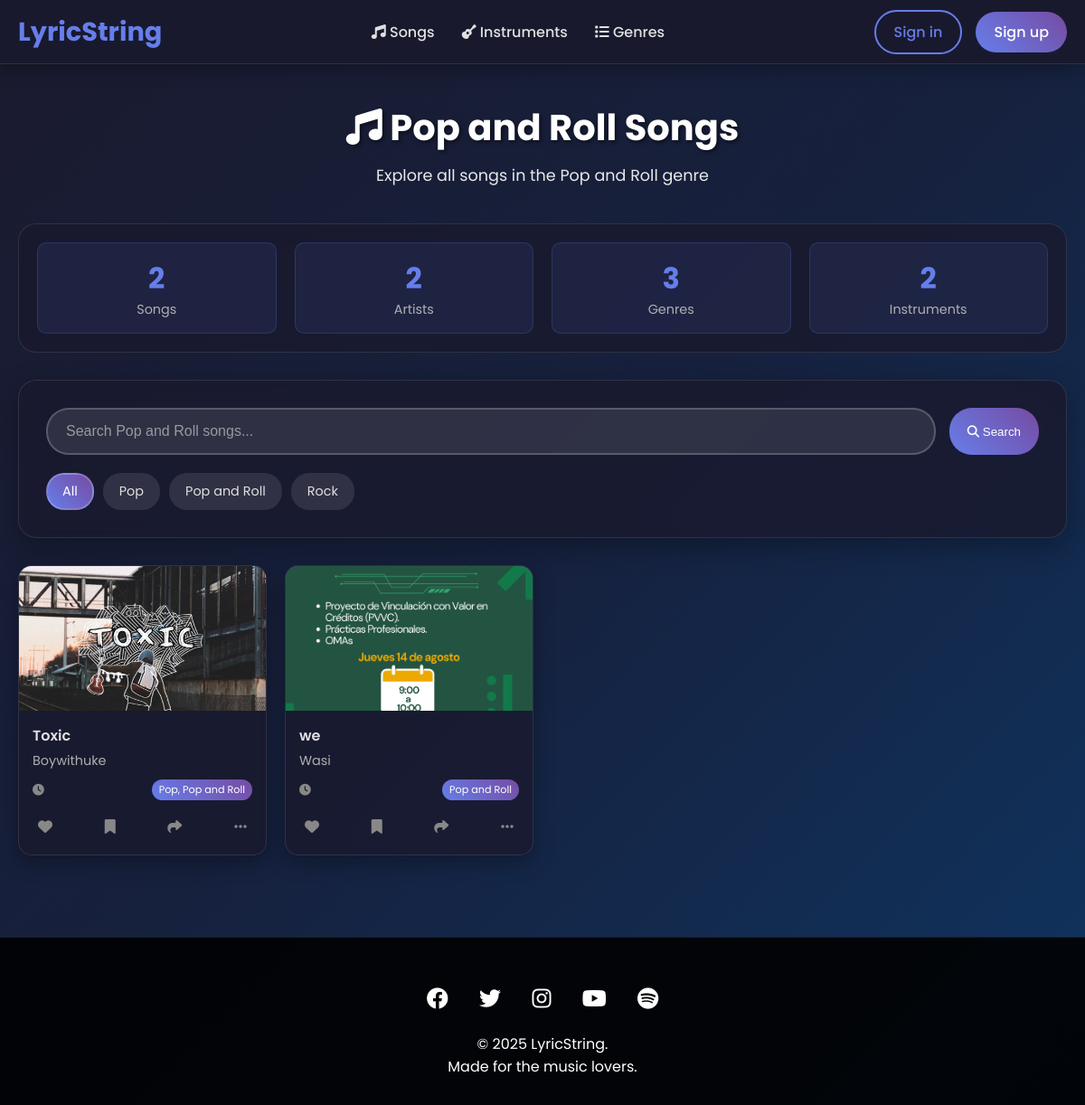
The app's page /genres/2/, older data.
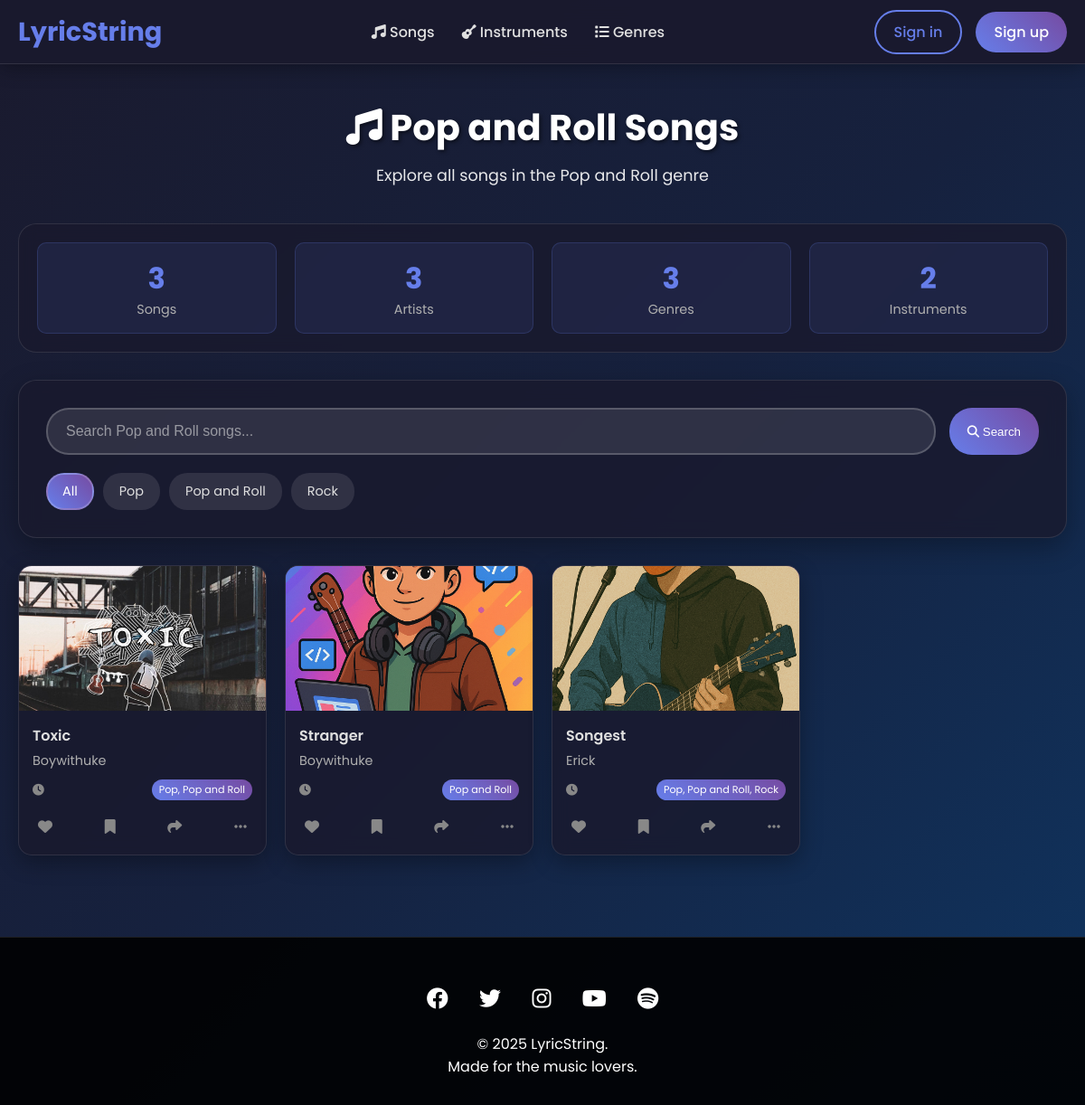
The same page, newer data.
### content/models.py (models this page shows, shortened)
class Genre(models.Model):
    name = models.CharField(max_length=50, unique=True)
    description = models.TextField(blank=True)
    icon_class = models.CharField(max_length=50, default='fas fa-music')

class Song(models.Model):
    title = models.CharField(max_length=100)
    artist = models.ForeignKey(Artist, on_delete=models.CASCADE)
    duration = models.DurationField()
    key = models.CharField(max_length=20)
    bpm = models.PositiveIntegerField()
    year = models.PositiveIntegerField()
    genres = models.ManyToManyField(Genre)
    instruments = models.ManyToManyField(Instrument, through='SongInstrument')
    description = models.TextField()
    cover_image = models.ImageField(upload_to='song_covers/', blank=True)
    audio_file = models.FileField(upload_to='song_audio/')
    created_at = models.DateTimeField(auto_now_add=True)
    liked_by = models.ManyToManyField(settings.AUTH_USER_MODEL, related_name='liked_songs')
    saved_by = models.ManyToManyField(settings.AUTH_USER_MODEL, related_name='saved_songs')

class Artist(models.Model):
    name = models.CharField(max_length=100)
    bio = models.TextField(blank=True)
    genres = models.ManyToManyField(Genre)

### content/views.py (the view)
# urls.py: path('genres/<int:genre_id>/', views.genre_songs_view, name='genre_songs'),
def genre_songs_view(request, genre_id):
    genre = get_object_or_404(Genre, pk=genre_id)
    songs = Song.objects.filter(
        genres=genre
    ).select_related('artist').prefetch_related('genres').distinct()
    all_genres = Genre.objects.all()
    context = {
        'genre': genre,
        'songs': songs,
        'genres': all_genres,
        'total_songs': songs.count(),
        'total_artists': Artist.objects.count(),
        'total_genres': Genre.objects.count(),
        'total_instruments': Instrument.objects.count(),
    }
    return render(request, 'content/genre_songs.html', context)

### templates/content/genre_songs.html (shortened to what this page needs)
{% extends "base.html" %}
{% load static %}
{% block content %}
<link rel="stylesheet" href="{% static 'css/song_list.css' %}">
<div class="page-header">
    <h1><i class="{{ genre.icon_class }}"></i> {{ genre.name }} Songs</h1>
    <p>Explore all songs in the {{ genre.name }} genre</p>
</div>
<div class="stats-section">
    <div class="stats-grid">
        <div class="stat-item">
            <div class="stat-number">{{ total_songs }}</div>
            <div class="stat-label">Songs</div>
        </div>
        <div class="stat-item">
            <div class="stat-number">{{ total_artists }}</div>
            <div class="stat-label">Artists</div>
        </div>
        <div class="stat-item">
            <div class="stat-number">{{ total_genres }}</div>
            <div class="stat-label">Genres</div>
        </div>
        <div class="stat-item">
            <div class="stat-number">{{ total_instruments }}</div>
            <div class="stat-label">Instruments</div>
        </div>
    </div>
</div>
<div class="search-section">
    <div class="search-bar">
        <input type="text" class="search-input" placeholder="Search {{ genre.name }} songs...">
        <button class="btn btn-primary">
            <i class="fas fa-search"></i> Search
        </button>
    </div>
    <div class="filter-tags">
        <span class="filter-tag active">All</span>
        {% for g in genres %}
        <span class="filter-tag">{{ g.name }}</span>
        {% endfor %}
    </div>
</div>
<div class="songs-grid">
    {% for song in songs %}
    <a href="{% url 'song_detail' song.id %}" class="song-card-link">
        <div class="song-card">
            <div class="song-cover">
            </div>
            <div class="song-info">
                <div class="song-title">{{ song.title }}</div>
                <div class="song-artist">{{ song.artist.name }}</div>
                <div class="song-details">
                    <span><i class="fas fa-clock"></i> {{ song.duration|time:"i:s" }}</span>
                    <span class="song-genre">
                        {% for g in song.genres.all %}
                        {{ g.name }}{% if not forloop.last %}, {% endif %}
                        {% endfor %}
                    </span>
                </div>
                <div class="song-actions">
                    <button class="action-btn" title="Like">
                        <i class="fas fa-heart"></i>
                    </button>
                    <button class="action-btn" title="Save">
                        <i class="fas fa-bookmark"></i>
                    </button>
                    <button class="action-btn" title="Share">
                        <i class="fas fa-share"></i>
                    </button>
                    <button class="action-btn" title="More options">
                        <i class="fas fa-ellipsis-h"></i>
                    </button>
                </div>
            </div>
        </div>
    </a>
    {% empty %}
    <div class="no-songs" style="grid-column: 1 / -1; text-align: center; padding: 40px;">
        <i class="fas fa-music" style="font-size: 3rem; color: #667eea; margin-bottom: 20px;"></i>
        <h3>No songs found in {{ genre.name }} genre</h3>
        <p>Check back later for new content!</p>
    </div>
    {% endfor %}
</div>
{% endblock %}

Row changes from the older to the newer data that the page shows:
removed Song: title "we", artist.name "Wasi", Genre (name "Pop and Roll")
added Song: title "Stranger", artist.name "Boywithuke", Genre (name "Pop and Roll")
added Song: title "Songest", artist.name "Erick", Genre (name "Pop"), Genre (name "Pop and Roll"), Genre (name "Rock")
Text that changed along with them:
{{ total_songs }}: "2" → "3"
{{ total_artists }}: "2" → "3"
